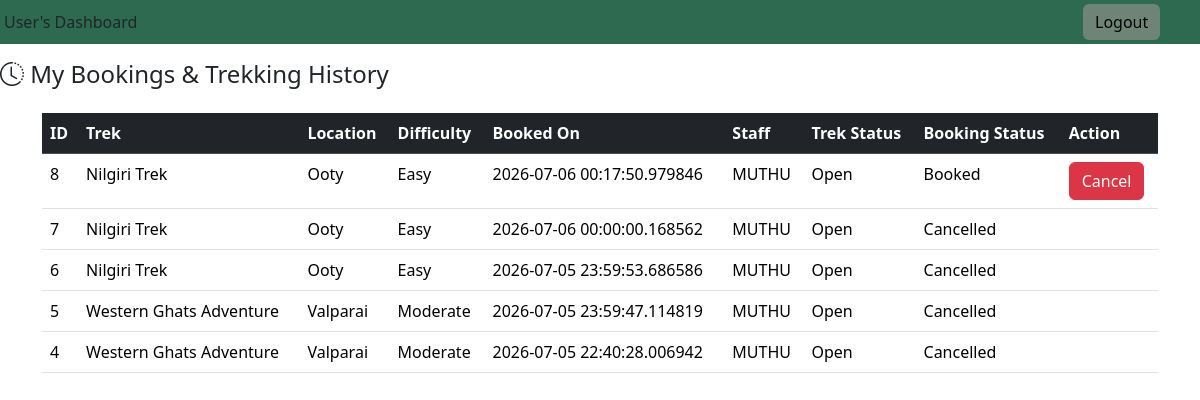
Page /user/my_bookings (signed in) on the committed database.
### models.py (models this page shows)
class Book(db.Model):
    booking_id=db.Column(db.Integer,primary_key=True)
    User_Id=db.Column(db.Integer,db.ForeignKey('user.Id'),nullable=False)
    Trek_Id=db.Column(db.Integer,db.ForeignKey('trek.Trek_Id'),nullable=False)
    Booking_Date=db.Column(db.DateTime,nullable=False,default=dt.now)
    Status=db.Column(db.String(100),nullable=False)

class Trek(db.Model):
    Trek_Id=db.Column(db.Integer,primary_key=True,nullable=False)
    Trek_Name=db.Column(db.String(100),nullable=False)
    Location=db.Column(db.String(100),nullable=False)
    Duration=db.Column(db.Integer,nullable=False)
    Difficulty=db.Column(db.String(100),nullable=False)
    Price=db.Column(db.Integer,nullable=False)
    Total_Slots=db.Column(db.Integer,nullable=False)
    Staff_Id=db.Column(db.Integer,db.ForeignKey('user.Id'),nullable=True)
    Status=db.Column(db.String(100),nullable=False)
    Start_Date=db.Column(db.Date,nullable=False)
    End_Date=db.Column(db.Date,nullable=False)
    Description=db.Column(db.Text,nullable=True)
    bookings=db.relationship('Book',backref='trek')
    Available_Slots=db.Column(db.Integer,nullable=False)
    staff = db.relationship('User', foreign_keys=[Staff_Id])

class User(db.Model):
    Id=db.Column(db.Integer,primary_key=True)
    Username=db.Column(db.String(100),unique=False,nullable=False)
    Email=db.Column(db.String(100),unique=True,nullable=False)
    Password=db.Column(db.String(100),unique=False,nullable=False)
    Role=db.Column(db.String(100),nullable=False)
    Status=db.Column(db.String(100),nullable=False)
    bookings=db.relationship('Book',backref='user')

### routes.py (the view)
@app.route("/user/my_bookings")
def my_bookings():
    if "user_id" not in session:
        flash("Please login first.", "danger")
        return redirect(url_for("login"))
    if session["role"] != "User":
        flash("Access denied.", "danger")
        return redirect(url_for("login"))
    trek=Trek.query.filter_by(Staff_Id=session["user_id"])
    book = Book.query.filter_by(User_Id=session["user_id"])\
                            .order_by(Book.Booking_Date.desc())\
                            .all()
    return render_template("user_my_bookings.html",book=book,trek=trek)

### Templates/user_my_bookings.html (shortened to what this page needs)
<!DOCTYPE html>
<html >
<head>
    <link href="https://cdn.jsdelivr.net/npm/bootstrap@5.3.7/dist/css/bootstrap.min.css" rel="stylesheet">
    <link rel="stylesheet" href="https://cdn.jsdelivr.net/npm/bootstrap-icons@1.11.3/font/bootstrap-icons.min.css">
</head>
<body>
  <div class="header 	">
        <div style="background-color:#2d6a4f;padding-right:40px;" class="d-flex justify-content-between align-items-center p-1">
            User's Dashboard
            <button type="button" style=" color: black  ;background-color: #d5b1b162;float: right;border: none;margin-right: 3%;" class="btn btn-secondary">Logout</button>
        </div>
        </div>
    <h4 class="mb-4 mt-3"><i class="bi bi-clock-history"></i> My Bookings & Trekking History</h4>
    <div class="container">
    <div class="row justify-content-center">
    <div class="col-12">
    <table class="table table-hover mb-0">
      <thead class="table-dark"><tr><th>ID</th><th>Trek</th><th>Location</th><th>Difficulty</th><th>Booked On</th><th>Staff</th><th>Trek Status</th><th>Booking Status</th><th>Action</th></tr></thead>
      <tbody>
        {% for t in book %}
        <tr>
            <td>{{ t.booking_id }}</td>
            <td>{{t.trek.Trek_Name}}</td>
            <td>{{t.trek.Location}}</td>
            <td>{{t.trek.Difficulty}}</td>
            <td>{{t.Booking_Date}}</td>
            <td>{{t.user.Username}}</td>
            <td>{{t.trek.Status}}</td>
            <td>{{t.Status}}</td>
            <td>
              {%if t.Status=="Booked"%}
              <a class="btn btn-danger" href="{{ url_for('cancel_booking', booking_id=t.booking_id) }} ">Cancel</a>
              {%endif%}
            </td>
        </tr>
        {% endfor  %}
      </tbody>
        </table>
        </div>
        </div>
        </div>
</body>
</html>

### rows in the picture
Book: booking_id "8", trek.Trek_Name "Nilgiri Trek", trek.Location "Ooty", trek.Difficulty "Easy", Booking_Date "2026-07-06 00:17:50.979846", user.Username "MUTHU", trek.Status "Open", Status "Booked"
Book: booking_id "7", trek.Trek_Name "Nilgiri Trek", trek.Location "Ooty", trek.Difficulty "Easy", Booking_Date "2026-07-06 00:00:00.168562", user.Username "MUTHU", trek.Status "Open", Status "Cancelled"
Book: booking_id "6", trek.Trek_Name "Nilgiri Trek", trek.Location "Ooty", trek.Difficulty "Easy", Booking_Date "2026-07-05 23:59:53.686586", user.Username "MUTHU", trek.Status "Open", Status "Cancelled"
Book: booking_id "5", trek.Trek_Name "Western Ghats Adventure", trek.Location "Valparai", trek.Difficulty "Moderate", Booking_Date "2026-07-05 23:59:47.114819", user.Username "MUTHU", trek.Status "Open", Status "Cancelled"
Book: booking_id "4", trek.Trek_Name "Western Ghats Adventure", trek.Location "Valparai", trek.Difficulty "Moderate", Booking_Date "2026-07-05 22:40:28.006942", user.Username "MUTHU", trek.Status "Open", Status "Cancelled"
